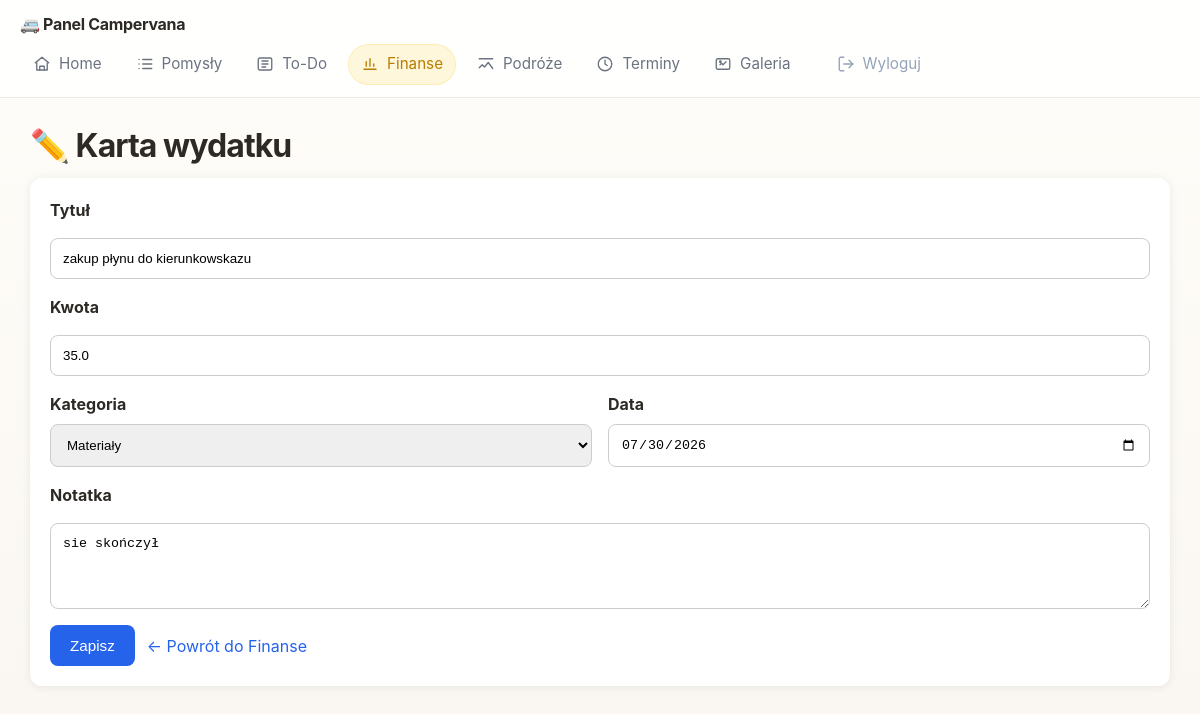
Page /expenses/card/7 (signed in) on the committed database.
### tables this page shows
CREATE TABLE expenses (
            id INTEGER PRIMARY KEY AUTOINCREMENT,
            title TEXT NOT NULL,
            amount REAL NOT NULL,
            category TEXT NOT NULL DEFAULT 'other',
            expense_date TEXT NOT NULL,
            note TEXT DEFAULT '',
            created_at TEXT DEFAULT CURRENT_TIMESTAMP
        );

### app.py (the view, shortened to what this page needs)
@app.route("/expenses/card/<int:expense_id>", methods=["GET", "POST"])
@login_required
def expense_card(expense_id):
    expense = db.get_expense(expense_id)
    if not expense:
        return redirect(url_for("finanse"))
    return render_template(
        "expense_card.html",
        active_page="finanse",
        expense=expense,
        categories=db.EXPENSE_CATEGORIES,
        category_labels=db.EXPENSE_CATEGORY_LABELS,
    )

### app.py (called while the page is built)
def login_required(view_func):
    @wraps(view_func)
    def wrapped(*args, **kwargs):
        if not session.get("logged_in"):
            return redirect(url_for("login"))
        return view_func(*args, **kwargs)
    return wrapped

### db.py (called while the page is built)
def get_connection():
    conn = sqlite3.connect(DB_FILE)
    conn.execute("PRAGMA foreign_keys = ON")
    conn.row_factory = sqlite3.Row
    return conn

def get_expense(expense_id):
    conn = get_connection()
    row = conn.execute("SELECT * FROM expenses WHERE id = ?", (expense_id,)).fetchone()
    conn.close()
    return row

### templates/expense_card.html (shortened to what this page needs)
{% extends "base.html" %}
{% block content %}
    <h1>✏️ Karta wydatku</h1>
    <form action="/expenses/card/{{ expense.id }}" method="post" style="display:grid; gap:16px; background:white; padding:20px; border-radius:12px; box-shadow:0 1px 10px rgba(0,0,0,0.08);">
        <label style="font-weight:700;">Tytuł</label>
        <input type="text" name="title" value="{{ expense.title }}" style="width:100%; padding:12px; border:1px solid #ccc; border-radius:8px;">
        <label style="font-weight:700;">Kwota</label>
        <input type="text" name="amount" value="{{ expense.amount }}" style="width:100%; padding:12px; border:1px solid #ccc; border-radius:8px;">
        <div style="display:grid; grid-template-columns: 1fr 1fr; gap:16px;">
            <div>
                <label style="font-weight:700; display:block; margin-bottom:8px;">Kategoria</label>
                <select name="category" style="width:100%; padding:12px; border:1px solid #ccc; border-radius:8px;">
                    {% for category in categories %}
                    <option value="{{ category }}" {% if expense.category == category %}selected{% endif %}>{{ category_labels[category] }}</option>
                    {% endfor %}
                </select>
            </div>
            <div>
                <label style="font-weight:700; display:block; margin-bottom:8px;">Data</label>
                <input type="date" name="expense_date" value="{{ expense.expense_date }}" style="width:100%; padding:12px; border:1px solid #ccc; border-radius:8px;">
            </div>
        </div>
        <label style="font-weight:700;">Notatka</label>
        <textarea name="note" rows="4" style="width:100%; padding:12px; border:1px solid #ccc; border-radius:8px;">{{ expense.note }}</textarea>
        <div style="display:flex; gap:12px; align-items:center; flex-wrap:wrap;">
            <button type="submit" style="padding:12px 20px; background:#2563eb; color:white; border:none; border-radius:8px; cursor:pointer;">Zapisz</button>
            <a href="/finanse" style="color:#2563eb; text-decoration:none;">← Powrót do Finanse</a>
        </div>
    </form>
{% endblock %}

### templates/base.html (style rules this page uses)
:root { --bg: #FAF7F2; --surface: #FFFFFF; --surface-muted: #FCFBF8; --text: #2D2A26; --muted: #6B7280; --border: rgba(45, 42, 38, 0.1); --primary: #F4B400; --primary-soft: #FFF7DB; --success: #6BAA75; --danger: #C85A3A; --shadow: 0 16px 40px rgba(45, 42, 38, 0.08); --radius: 16px; }
*, *::before, *::after { box-sizing: border-box; }
body { font-family: Inter, ui-sans-serif, -apple-system, BlinkMacSystemFont, "Segoe UI", sans-serif; margin: 0; background: linear-gradient(180deg, #FFFDF9 0%, var(--bg) 100%); color: var(--text); line-height: 1.5; }
a { color: inherit; text-decoration: none; }
h1 { margin: 0 0 8px; font-size: 2rem; letter-spacing: -0.03em; }
button, .btn { padding: 11px 16px; font-size: 0.95rem; border: none; border-radius: 999px; background: var(--text); color: white; cursor: pointer; transition: transform 0.2s ease, background 0.2s ease; }

### rows in the picture
expenses: title "zakup płynu do kierunkowskazu", amount "35.0", category "Materiały", expense_date "07/30/2026", note "sie skończył"
